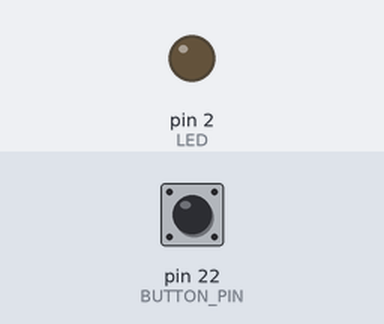
This sketch was run on a simulated Arduino Mega 2560, built with avr-gcc and run on an emulated ATmega2560. Shown: output pins drawn as LEDs (lit = HIGH). The inputs (shaded band) are chosen by the test bench; at power-on: pin 22 (BUTTON_PIN) HIGH.

Above: at 1.2 s.
1.3 s: pin 22 (BUTTON_PIN) pulled LOW for 0.15 s
At 1.37 s:
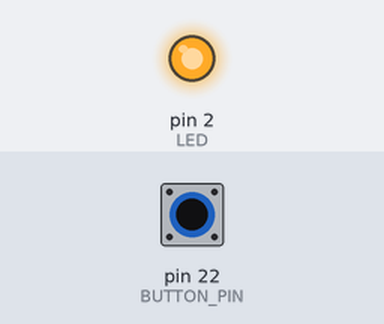
2.9 s: pin 22 (BUTTON_PIN) pulled LOW for 3.2 s
At 7.0 s:
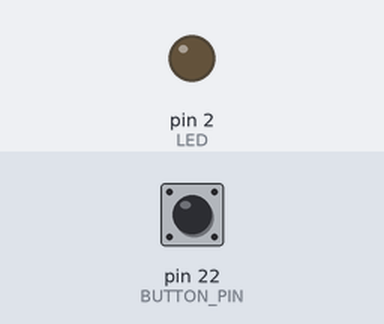
Timing chart, 0 to 8.5 s (numbered marks = the images above; inputs shaded):
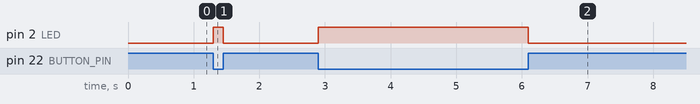

The sketch:

Button_input.ino
```cpp
#define BUTTON_PIN 22
#define LED 2

void setup() {
  // put your setup code here, to run once:
  pinMode(BUTTON_PIN, INPUT_PULLUP);
  pinMode(LED, OUTPUT);

}

void loop() {
  // put your main code here, to run repeatedly:
  int buttonstate = digitalRead(BUTTON_PIN);
  if (buttonstate == LOW){
    digitalWrite(LED, HIGH);
  }
  else{
    digitalWrite(LED, LOW);
  }

}
```

Measured:
- after the input at 1.3 s, pin 2 (LED): LOW → HIGH at once, → LOW 0.15 s later
- after the input at 2.9 s, pin 2 (LED): LOW → HIGH at once, → LOW 3.2 s later
